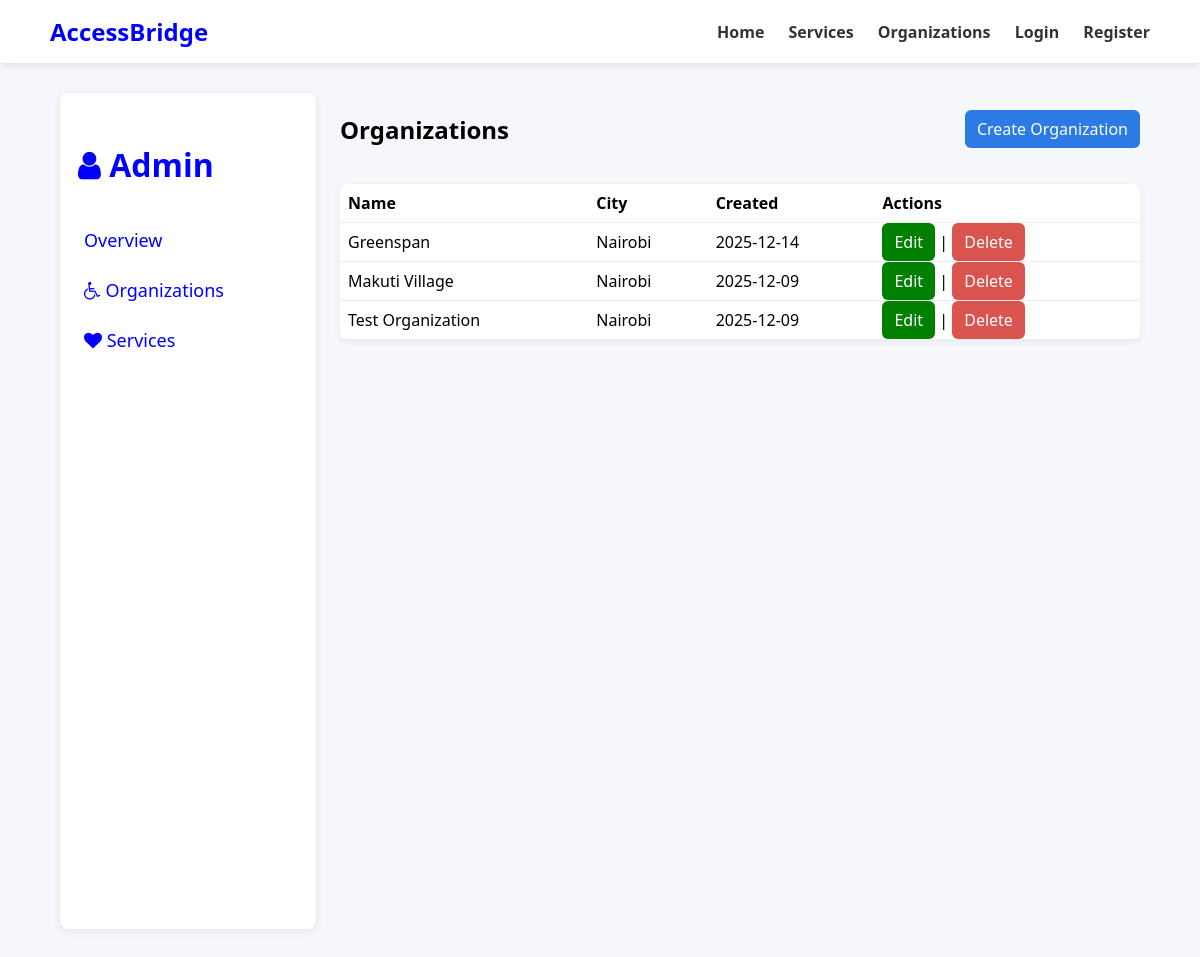
The page /admin-dashboard/organizations/ on the database as committed earlier.
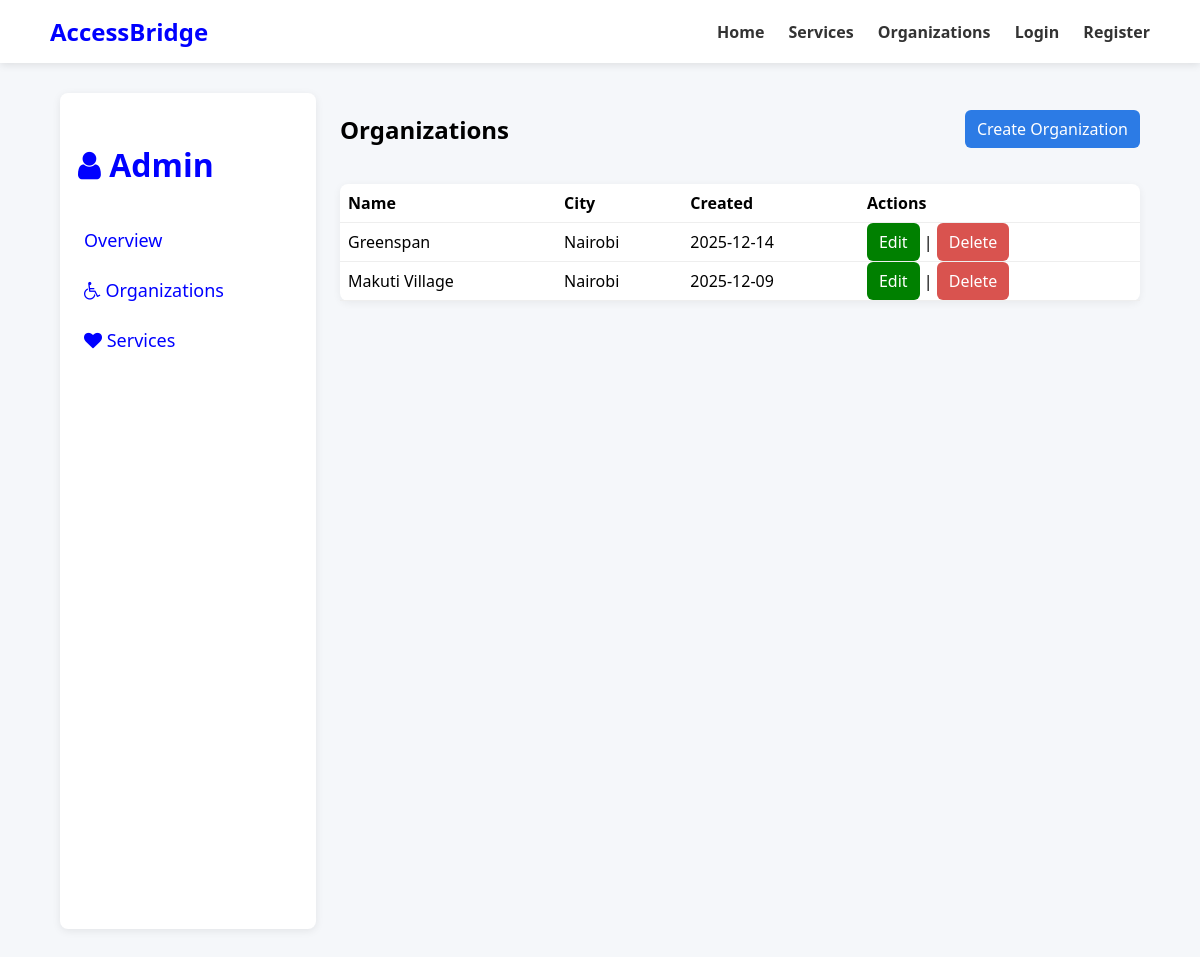
The same page on the database as committed later.
### organizations/models.py (models this page shows, shortened)
class Organization(models.Model):
    name = models.CharField(max_length=255)
    description = models.TextField(blank=True)
    city = models.CharField(max_length=120, blank=True)
    address = models.CharField(max_length=255, blank=True)
    latitude = models.DecimalField(max_digits=9, decimal_places=6, null=True, blank=True)
    longitude = models.DecimalField(max_digits=9, decimal_places=6, null=True, blank=True)
    created_by = models.ForeignKey(
        settings.AUTH_USER_MODEL,
        on_delete=models.SET_NULL,
        null=True,
        related_name='organizations_created'
    )
    created_at = models.DateTimeField(auto_now_add=True)

### dashboard/views.py (the view)
# urls.py: path('organizations/', views.OrganizationListView.as_view(), name='org-list'),
class OrganizationListView(ListView):
    model = Organization
    template_name = 'dashboard/org_list.html'
    context_object_name = 'organizations'
    paginate_by = 20
    ordering = ['-created_at']

### dashboard/templates/dashboard/org_list.html (shortened to what this page needs)
{% extends "dashboard/base_dashboard.html" %}
{% block dashboard_content %}
<div class="header-row">
    <h2>Organizations</h2>
    <a class="btn" href="{% url 'dashboard:org-create' %}">Create Organization</a>
</div>
<table class="table card">
    <thead>
        <tr><th>Name</th><th>City</th><th>Created</th><th>Actions</th></tr>
    </thead>
    <tbody>
        {% for org in organizations %}
        <tr>
            <td>{{ org.name }}</td>
            <td>{{ org.city }}</td>
            <td>{{ org.created_at|date:"Y-m-d" }}</td>
            <td>
                <a href="{% url 'dashboard:org-edit' org.pk %}" class=" btn edit-btn">Edit</a> |
                <a class="btn btn-danger" href="{% url 'dashboard:org-delete' org.pk %}">Delete</a>
            </td>
        </tr>
        {% empty %}
        <tr><td colspan="4">No organizations found.</td></tr>
        {% endfor %}
    </tbody>
</table>
{% endblock %}

Rows that differ between the two databases and show on the page:
removed Organization: name "Test Organization", city "Nairobi", created_at "2025-12-09"
